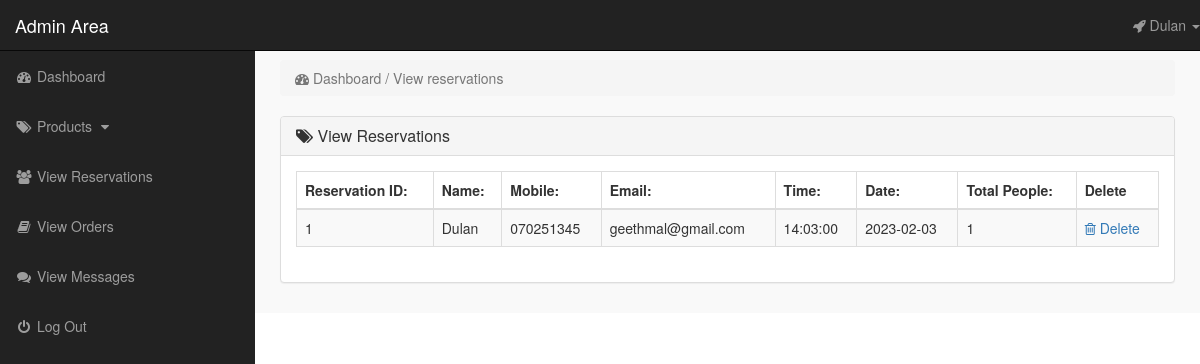
The app's page /admin_area/index.php?view_reservations (signed in) with its own data.
### tables this page shows
CREATE TABLE `reservations` (
  `reservation_id` int(10) NOT NULL,
  `reservation_name` varchar(255) NOT NULL,
  `reservation_mobile` varchar(10) NOT NULL,
  `reservation_email` varchar(255) NOT NULL,
  `reservation_time` time NOT NULL,
  `reservation_date` date NOT NULL,
  `reservation_people` int(10) NOT NULL
);

### admin_area/view_reservations.php (the view)
<?php
    if(!isset($_SESSION['admin_email'])){
        echo "<script>window.open('login.php','_self')</script>";
    }else{
?>
<div class="row">
    <div class="col-lg-12">
        <ol class="breadcrumb">
            <li class="active">
                <i class="fa fa-dashboard"></i> Dashboard / View reservations
            </li>
        </ol>
    </div>
</div>
<div class="row">
    <div class="col-lg-12">
        <div class="panel panel-default">
            <div class="panel-heading">
               <h3 class="panel-title">
                   <i class="fa fa-tags"></i>  View Reservations
               </h3>
            </div>
            <div class="panel-body">
                <div class="table-responsive">
                    <table class="table table-striped table-bordered table-hover">
                        <thead>
                            <tr>
                                <th> Reservation ID: </th>
                                <th> Name: </th>
                                <th> Mobile: </th>
                                <th> Email: </th>
                                <th> Time: </th>
                                <th> Date: </th>
                                <th> Total People: </th>
                                <th> Delete </th>
                            </tr>
                        </thead>
                        <tbody>
                            <?php
                                $i=0;
                                $get_reservations = "select * from reservations";
                                $run_reservations = mysqli_query($con,$get_reservations);
                                while($row_reservations=mysqli_fetch_array($run_reservations)){
                                    $reservations_id = $row_reservations['reservation_id'];
                                    $reservations_name = $row_reservations['reservation_name'];
                                    $reservations_mobile = $row_reservations['reservation_mobile'];
                                    $reservations_email = $row_reservations['reservation_email'];
                                    $reservations_time = $row_reservations['reservation_time'];
                                    $reservations_date = $row_reservations['reservation_date'];
                                    $reservations_people = $row_reservations['reservation_people'];
                                    $i++;
                            ?>
                            <tr>
                                <td> <?php echo $i; ?> </td>
                                <td> <?php echo $reservations_name; ?> </td>
                                <td> <?php echo $reservations_mobile; ?> </td>
                                <td> <?php echo $reservations_email; ?> </td>
                                <td>  <?php echo $reservations_time; ?> </td>
                                <td> <?php echo $reservations_date; ?> </td>
                                <td> <?php echo $reservations_people; ?> </td>
                                <td>
                                     <a href="index.php?delete_reservation=<?php echo $reservations_id; ?>">
                                        <i class="fa fa-trash-o"></i> Delete
                                     </a>
                                </td>
                            </tr>
                            <?php } ?>
                        </tbody>
                    </table>
                </div>
            </div>
        </div>
    </div>
</div>
<?php } ?>

### admin_area/includes/sidebar.php (shortened to what this page needs)
<?php
    if(!isset($_SESSION['admin_email'])){
        echo "<script>window.open('login.php','_self')</script>";
    }else{
?>
<nav class="navbar navbar-inverse navbar-fixed-top">
    <div class="navbar-header">
        <a href="index.php?dashboard" class="navbar-brand">Admin Area</a>
    </div>
    <ul class="nav navbar-right top-nav">
        <li class="dropdown">
            <a href="#" class="dropdown-toggle" data-toggle="dropdown">
                <i class="fa fa-rocket"></i> <?php echo $admin_name;  ?> <b class="caret"></b>
            </a>
        </li>
    </ul>
    <div class="collapse navbar-collapse navbar-ex1-collapse">
        <ul class="nav navbar-nav side-nav">
            <li>
                <a href="index.php?dashboard">
                        <i class="fa fa-fw fa-dashboard"></i> Dashboard
                </a>
            </li>
            <li>
                <a href="#" data-toggle="collapse" data-target="#products">
                        <i class="fa fa-fw fa-tags"></i> Products
                        <i class="fa fa-fw fa-caret-down"></i>
                </a>
            </li>
            <li>
                <a href="index.php?view_reservations">
                    <i class="fa fa-fw fa-users"></i> View Reservations
                </a>
            </li>
            <li>
                <a href="index.php?view_orders">
                    <i class="fa fa-fw fa-book"></i> View Orders
                </a>
            </li>
            <li>
                <a href="index.php?view_contacts">
                    <i class="fa fa-fw fa-comments"></i> View Messages
                </a>
            </li>
            <li>
                <a href="logout.php">
                    <i class="fa fa-fw fa-power-off"></i> Log Out
                </a>             </li>
        </ul>
    </div>
</nav>
<?php } ?>

### admin_area/css/style.css (style rules this page uses)
body { margin-top: 100px; }
@media (min-width: 768px) { body { margin-top: 50px; } }
.top-nav { 0 15px; }
.top-nav>li { float: left; display: inline-block; }
.top-nav>li>a { color: #999999; line-height: 20px; padding-top: 15px; padding-bottom: 15px; }
@media (min-width: 768px) { .side-nav { position: fixed; top: 51px; bottom: 0; width: 255px; overflow-y: auto; overflow-x: hidden; background-color: #222222; padding-bottom: 40px; border-radius: 0; } }
@media (min-width: 768px) { .side-nav>li>a { width: 255px; } }
.panel-body { border-radius: 5px; }

### records on screen
reservations: reservation_name "Dulan", reservation_mobile "070251345", reservation_email "geethmal@gmail.com", reservation_time "14:03:00", reservation_date "2023-02-03", reservation_people "1"

### other values on screen
$admin_name "Dulan"
